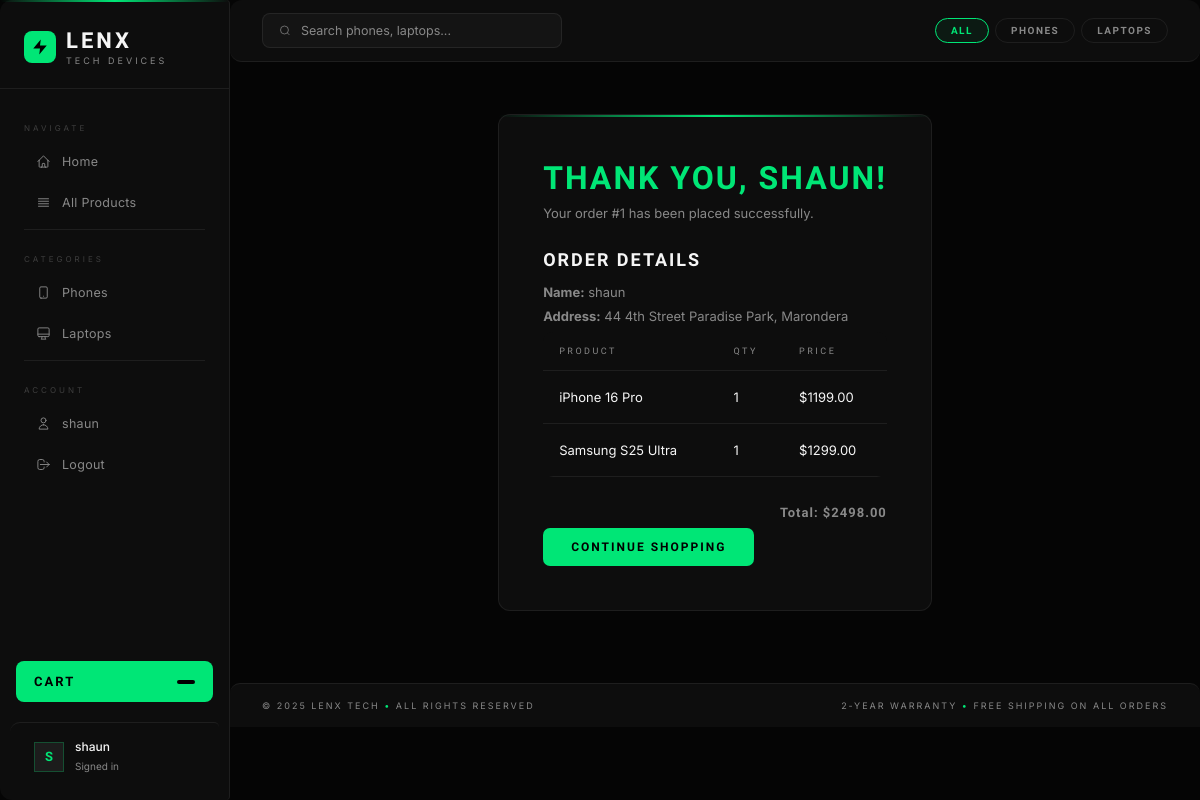
The app's page /orders/confirmation/1/ (signed in) with its own data.
### orders/models.py (models this page shows, shortened)
class Order(models.Model):
    STATUS_CHOICES = [
        ('pending', 'Pending'),
        ('processing', 'Processing'),
        ('shipped', 'Shipped'),
        ('delivered', 'Delivered'),
    ]
    user = models.ForeignKey(User, on_delete=models.CASCADE, related_name='orders')
    created = models.DateTimeField(auto_now_add=True)
    updated = models.DateTimeField(auto_now=True)
    status = models.CharField(max_length=20, choices=STATUS_CHOICES, default='pending')
    full_name = models.CharField(max_length=200)
    email = models.EmailField()
    address = models.TextField()
    city = models.CharField(max_length=100)
    total_price = models.DecimalField(max_digits=10, decimal_places=2, default=0)

class OrderItem(models.Model):
    order = models.ForeignKey(Order, on_delete=models.CASCADE, related_name='items')
    product = models.ForeignKey(Product, on_delete=models.CASCADE)
    quantity = models.PositiveIntegerField(default=1)
    price = models.DecimalField(max_digits=10, decimal_places=2)
    def get_total(self):
        return self.price * self.quantity

### shop/models.py (models this page shows, shortened)
class Product(models.Model):
    category = models.ForeignKey(Category, on_delete=models.CASCADE, related_name='products')
    name = models.CharField(max_length=200)
    slug = models.SlugField(unique=True)
    description = models.TextField(blank=True)
    price = models.DecimalField(max_digits=10, decimal_places=2)
    image_url = models.URLField(max_length=500, blank=True)
    stock = models.PositiveIntegerField(default=0)
    available = models.BooleanField(default=True)
    created = models.DateTimeField(auto_now_add=True)
    updated = models.DateTimeField(auto_now=True)

### orders/views.py (the view)
# urls.py: path('confirmation/<int:order_id>/', views.order_confirmation, name='order_confirmation'),
@login_required
def order_confirmation(request, order_id):
    order = get_object_or_404(Order, id=order_id, user=request.user)
    return render(request, 'orders/order_confirmation.html', {'order': order})

### templates/orders/order_confirmation.html (shortened to what this page needs)
{% extends 'base.html' %}
{% block content %}
<div class="confirmation">
  <h1>Thank you, {{ order.user.username }}!</h1>
  <p>Your order #{{ order.id }} has been placed successfully.</p>
  <h2>Order Details</h2>
  <p><strong>Name:</strong> {{ order.full_name }}</p>
  <p><strong>Address:</strong> {{ order.address }}, {{ order.city }}</p>
  <table class="cart-table">
    <thead><tr><th>Product</th><th>Qty</th><th>Price</th></tr></thead>
    <tbody>
      {% for item in order.items.all %}
      <tr>
        <td>{{ item.product.name }}</td>
        <td>{{ item.quantity }}</td>
        <td>${{ item.get_total }}</td>
      </tr>
      {% endfor %}
    </tbody>
  </table>
  <p class="order-total"><strong>Total: ${{ order.total_price }}</strong></p>
  <a href="{% url 'home' %}" class="btn">Continue Shopping</a>
</div>
{% endblock %}

### templates/base.html (shortened to what this page needs)
{% load static %}
<!DOCTYPE html>
<html lang="en">
<head>
  <link rel="stylesheet" href="{% static 'css/style.css' %}">
</head>
<body>
<aside class="sidebar">
  <div class="sidebar-logo">
    <div class="logo-wrap">
      <div class="logo-icon">
        <svg viewBox="0 0 24 24" fill="currentColor"><path d="M13 2L3 14h9l-1 8 10-12h-9l1-8z"/></svg>
      </div>
      <div>
        <h1>Lenx</h1>
        <span>Tech Devices</span>
      </div>
    </div>
  </div>
  <nav class="sidebar-nav">
    <div class="nav-section-label">Navigate</div>
    <a href="{% url 'home' %}" class="nav-item {% if request.resolver_match.url_name == 'home' %}active{% endif %}">
      <svg fill="none" stroke="currentColor" viewBox="0 0 24 24"><path stroke-linecap="round" stroke-linejoin="round" stroke-width="1.5" d="M3 12l2-2m0 0l7-7 7 7M5 10v10a1 1 0 001 1h3m10-11l2 2m-2-2v10a1 1 0 01-1 1h-3m-6 0a1 1 0 001-1v-4a1 1 0 011-1h2a1 1 0 011 1v4a1 1 0 001 1m-6 0h6"/></svg>
      Home
    </a>
    <a href="{% url 'product_listing' %}" class="nav-item {% if request.resolver_match.url_name == 'product_listing' %}active{% endif %}">
      <svg fill="none" stroke="currentColor" viewBox="0 0 24 24"><path stroke-linecap="round" stroke-linejoin="round" stroke-width="1.5" d="M4 6h16M4 10h16M4 14h16M4 18h16"/></svg>
      All Products
    </a>
    <hr class="nav-divider">
    <div class="nav-section-label">Categories</div>
    <a href="{% url 'product_listing' %}?category=phones" class="nav-item">
      <svg fill="none" stroke="currentColor" viewBox="0 0 24 24"><path stroke-linecap="round" stroke-linejoin="round" stroke-width="1.5" d="M12 18h.01M8 21h8a2 2 0 002-2V5a2 2 0 00-2-2H8a2 2 0 00-2 2v14a2 2 0 002 2z"/></svg>
      Phones
    </a>
    <a href="{% url 'product_listing' %}?category=laptops" class="nav-item">
      <svg fill="none" stroke="currentColor" viewBox="0 0 24 24"><path stroke-linecap="round" stroke-linejoin="round" stroke-width="1.5" d="M9.75 17L9 20l-1 1h8l-1-1-.75-3M3 13h18M5 17h14a2 2 0 002-2V5a2 2 0 00-2-2H5a2 2 0 00-2 2v10a2 2 0 002 2z"/></svg>
      Laptops
    </a>
    <hr class="nav-divider">
    <div class="nav-section-label">Account</div>
    {% if user.is_authenticated %}
    <span class="nav-item">
      <svg fill="none" stroke="currentColor" viewBox="0 0 24 24"><path stroke-linecap="round" stroke-linejoin="round" stroke-width="1.5" d="M16 7a4 4 0 11-8 0 4 4 0 018 0zM12 14a7 7 0 00-7 7h14a7 7 0 00-7-7z"/></svg>
      {{ user.username }}
    </span>
    <a href="{% url 'logout' %}" class="nav-item">
      <svg fill="none" stroke="currentColor" viewBox="0 0 24 24"><path stroke-linecap="round" stroke-linejoin="round" stroke-width="1.5" d="M17 16l4-4m0 0l-4-4m4 4H7m6 4v1a3 3 0 01-3 3H6a3 3 0 01-3-3V7a3 3 0 013-3h4a3 3 0 013 3v1"/></svg>
      Logout
    </a>
    {% endif %}
  </nav>
  <a href="{% url 'cart' %}" class="sidebar-cart">
    <span class="cart-label">Cart</span>
    <span class="cart-badge">{{ cart_count }}</span>
  </a>
  <div class="sidebar-user">
    <div class="user-avatar">{{ user.username|first|upper|default:"G" }}</div>
    <div class="user-info">
      <p>{{ user.username|default:"Guest" }}</p>
      <span>{% if user.is_authenticated %}Signed in{% else %}Not signed in{% endif %}</span>
    </div>
  </div>
</aside>
<div class="main-content">
  <div class="topbar">
    <form method="get" action="{% url 'product_listing' %}" class="search-bar">
      <svg width="13" height="13" fill="none" stroke="#888" viewBox="0 0 24 24"><circle cx="11" cy="11" r="8" stroke-width="1.5"/><path d="m21 21-4.35-4.35" stroke-width="1.5"/></svg>
      <input type="text" name="q" placeholder="Search phones, laptops..." value="{{ request.GET.q }}">
    </form>
    <div class="filter-pills">
      <a href="{% url 'product_listing' %}" class="pill {% if not request.GET.category %}active{% endif %}">All</a>
      <a href="{% url 'product_listing' %}?category=phones" class="pill {% if request.GET.category == 'phones' %}active{% endif %}">Phones</a>
      <a href="{% url 'product_listing' %}?category=laptops" class="pill {% if request.GET.category == 'laptops' %}active{% endif %}">Laptops</a>
    </div>
  </div>
  {% block content %}{% endblock %}
  <footer class="footer">
    <p>© 2025 Lenx Tech <span class="foot-dot">•</span> All rights reserved</p>
    <p>2-year warranty <span class="foot-dot">•</span> Free shipping on all orders</p>
  </footer>
</div>
</body>
</html>

### records on screen
Order: user.username "SHAUN", id "1", full_name "shaun", address "44 4th Street Paradise Park", city "Marondera", total_price "2498.00"
OrderItem: product.name "iPhone 16 Pro", quantity "1", get_total "1199.00"
OrderItem: product.name "Samsung S25 Ultra", quantity "1", get_total "1299.00"

### other values on screen
{{ user.username }} "shaun"
{{ user.username|first|upper|default:"G" }} "S"
{{ user.username|default:"Guest" }} "shaun"
